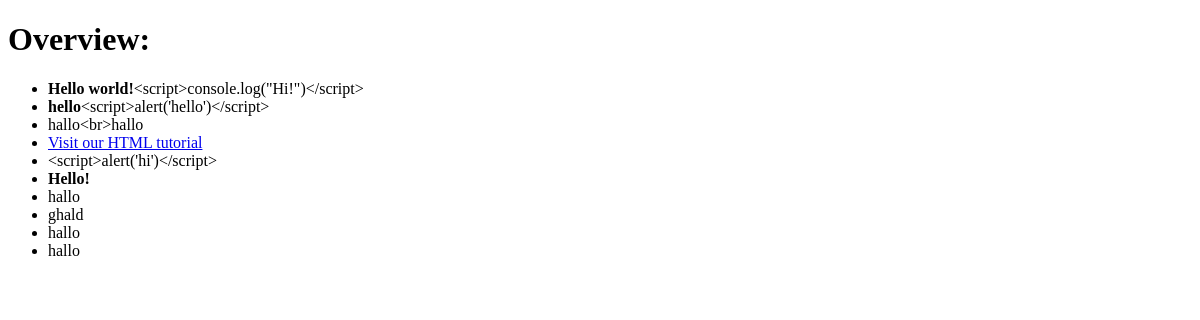
The app's page /week4/, older data.
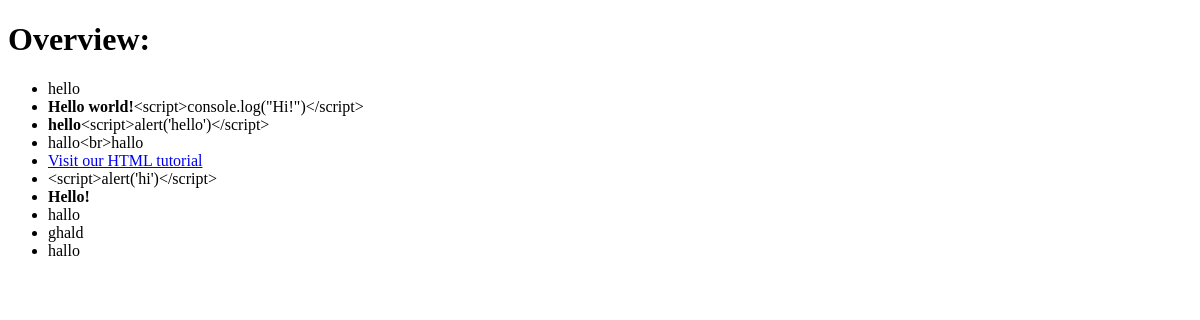
The same page, newer data.
### requestapp/models.py (models this page shows)
class Message(models.Model):
    message = models.TextField(max_length=5000)

### requestapp/views.py (the view)
# urls.py: url(r'^week4/$', views.Week4.as_view(), name='week4overview'),
class Week4(View):
    def get(self, request):
        if 'search' in request.GET:
            entries = Message.objects.filter(message__icontains=request.GET['search']).order_by('-id')[:10]
        else:
            entries = Message.objects.all().order_by('-id')[:10]
        return render(request, 'week4.html', {'entries' : entries})

### requestapp/templates/week4.html (shortened to what this page needs)
<!DOCTYPE html>
<html>
<head>
    {% load browsertags %}
</head>
<body>
<h1>Overview:</h1>
<p>
    <ul>
        {% for entry in entries %}
            <li>{{ entry.message | safe}}</li>
        {% endfor %}
    </ul>
</p>
</body>
</html>

Row changes from the older to the newer data that the page shows:
no longer on this page (row unchanged): Message: message "hallo"
added Message: message "hello"
